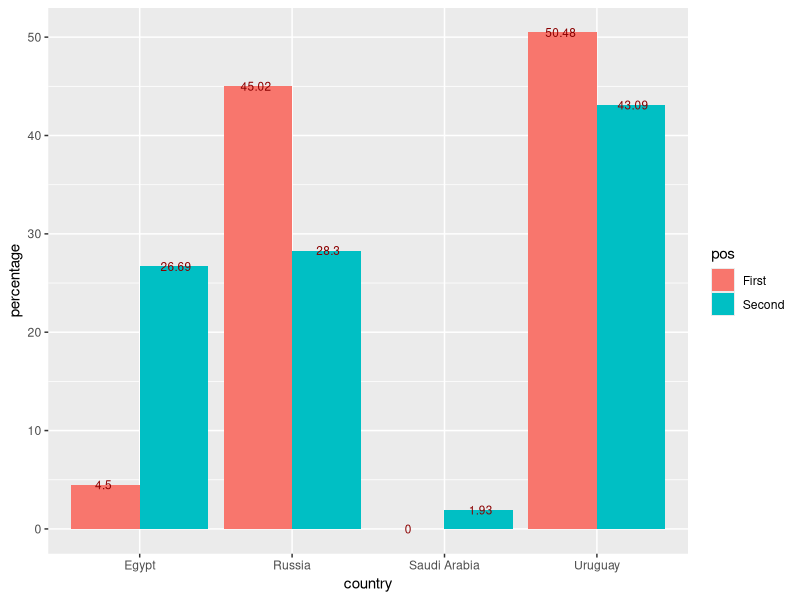
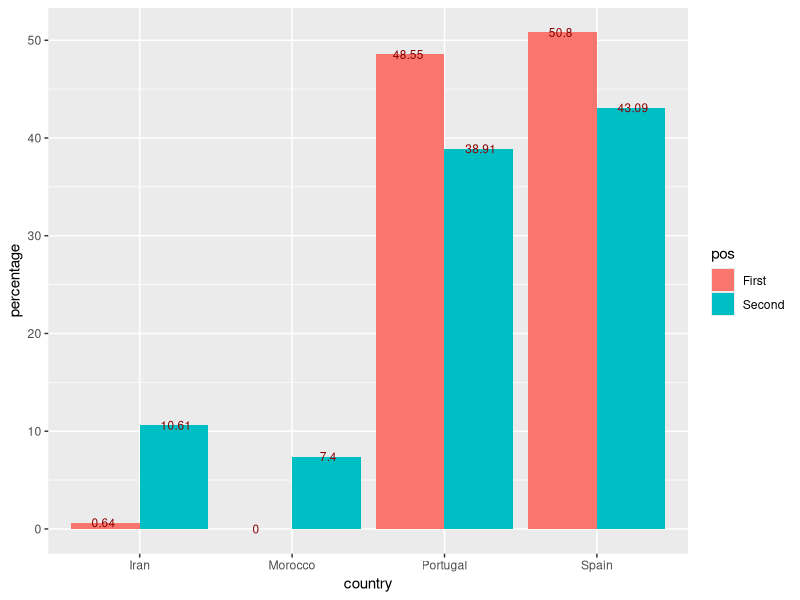
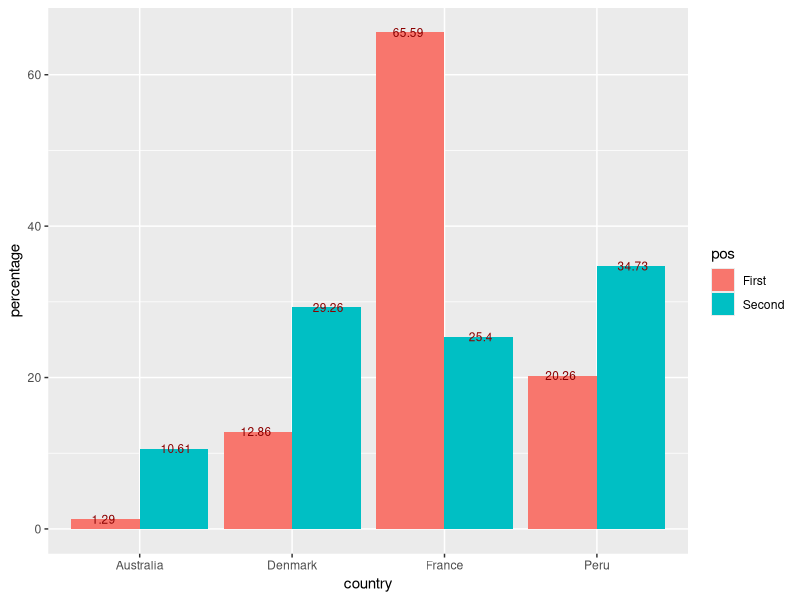
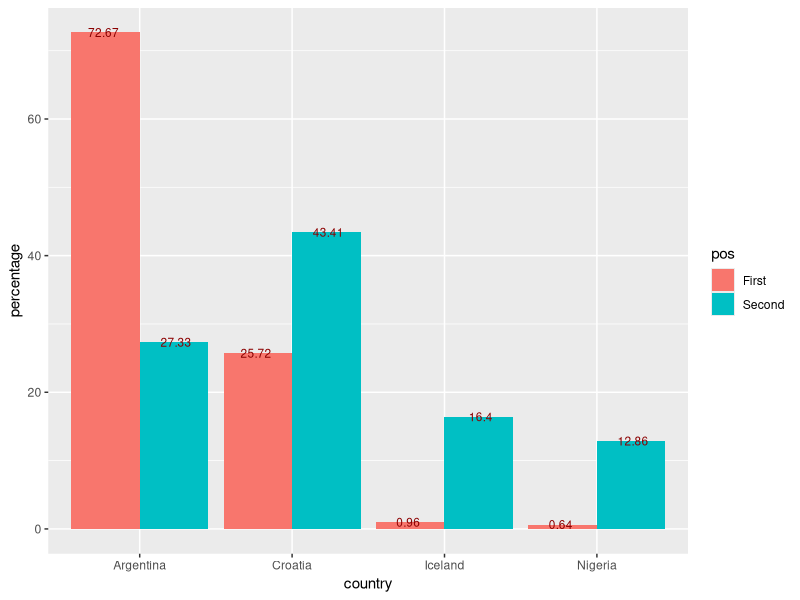
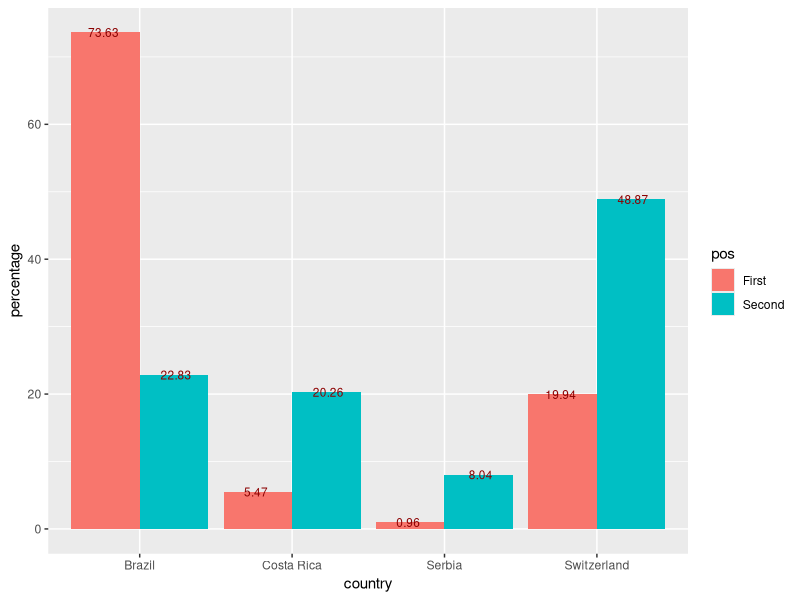
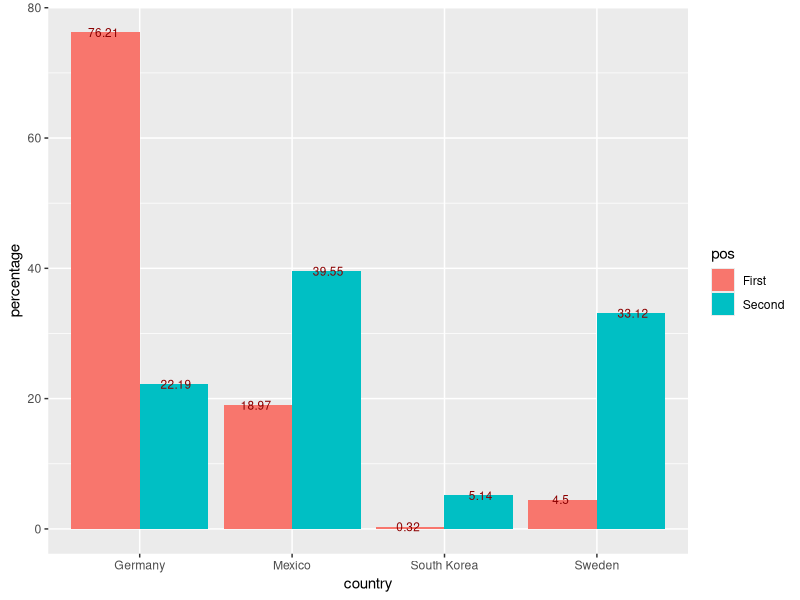
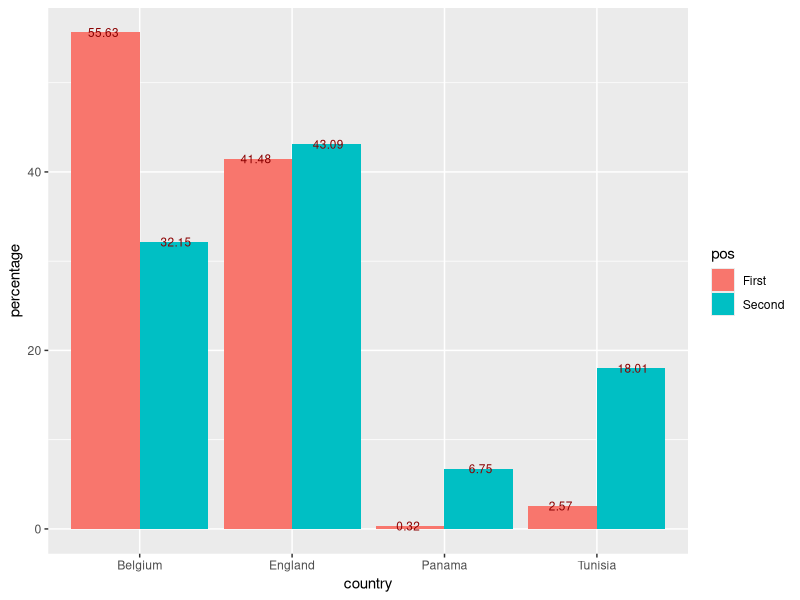
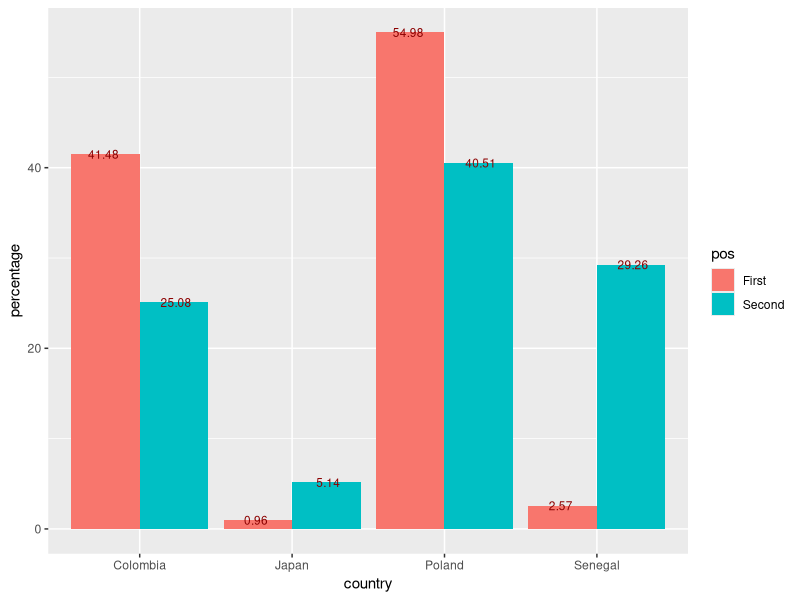

Generate these figures, in order, with R:
## ---- chunk 1
pkg_list = c("ggplot2", "stringr", "rvest", "tidyr", "dplyr", "base","scales","plyr", "reshape2")
mia_pkgs = pkg_list[!(pkg_list %in% installed.packages()[,"Package"])]
if(length(mia_pkgs) > 0) install.packages(mia_pkgs)
loaded_pkgs = lapply(pkg_list, require, character.only=TRUE)
## ---- chunk 2
kophase = read.csv("ko.csv")
#kophase
## ---- chunk 3
advrus1   = round(length(kophase$teamA1[which(kophase$teamA1 == "Russia")]) / (length(kophase$teamA1)), 4)*100
advuru1   = round(length(kophase$teamA1[which(kophase$teamA1 == "Uruguay")]) / (length(kophase$teamA1)),4)*100 
advegy1   = round(length(kophase$teamA1[which(kophase$teamA1 == "Egypt")]) / (length(kophase$teamA1)),4)*100 
advksa1   = round(length(kophase$teamA1[which(kophase$teamA1 == "Saudi Arabia")]) / (length(kophase$teamA1)),4)*100 

advrus2   = round(length(kophase$teamA2[which(kophase$teamA2 == "Russia")]) / (length(kophase$teamA1)),4)*100 
advuru2   = round(length(kophase$teamA2[which(kophase$teamA2 == "Uruguay")]) / (length(kophase$teamA1)),4)*100 
advegy2   = round(length(kophase$teamA2[which(kophase$teamA2 == "Egypt")]) / (length(kophase$teamA1)),4)*100  
advksa2   = round(length(kophase$teamA2[which(kophase$teamA2 == "Saudi Arabia")]) / (length(kophase$teamA1)),4)*100 

gadata  = data.frame(
        pos        = rep(c("First", "Second"), each=4),
        country    = rep(c("Egypt", "Russia", "Saudi Arabia", "Uruguay"),2),
        percentage = c(advegy1, advrus1, advksa1, advuru1, advegy2, advrus2, advksa2, advuru2))

ggplot(data = gadata, aes(x = country, y = percentage, fill = pos)) + 
    geom_bar(stat = "identity", position=position_dodge()) +  
    geom_text(aes(label = percentage), position = position_dodge(0.95), vjust=0.5, color = "darkred", size = 3)

## ---- chunk 4
advpor1   = round(length(kophase$teamB1[which(kophase$teamB1 == "Portugal")])/ (length(kophase$teamB1)), 4)*100
advesp1   = round(length(kophase$teamB1[which(kophase$teamB1 == "Spain")])/ (length(kophase$teamB1)), 4)*100
advmar1   = round(length(kophase$teamB1[which(kophase$teamB1 == "Morocco")])/ (length(kophase$teamB1)), 4)*100
adviri1   = round(length(kophase$teamB1[which(kophase$teamB1 == "Iran")])/ (length(kophase$teamB1)), 4)*100

advpor2   = round(length(kophase$teamB1[which(kophase$teamB2 == "Portugal")])/ (length(kophase$teamB2)), 4)*100
advesp2   = round(length(kophase$teamB1[which(kophase$teamB2 == "Spain")])/ (length(kophase$teamB2)), 4)*100
advmar2   = round(length(kophase$teamB1[which(kophase$teamB2 == "Morocco")])/ (length(kophase$teamB2)), 4)*100
adviri2   = round(length(kophase$teamB1[which(kophase$teamB2 == "Iran")])/ (length(kophase$teamB2)), 4)*100

gbdata  = data.frame(
        pos        = rep(c("First", "Second"), each=4),
        country    = rep(c("Portugal", "Spain", "Morocco", "Iran"),2),
        percentage = c(advpor1, advesp1, advmar1, adviri1, advpor2, advesp2, advmar2, adviri2))

ggplot(data = gbdata, aes(x = country, y = percentage, fill = pos)) + 
    geom_bar(stat = "identity", position=position_dodge()) +  
    geom_text(aes(label = percentage), position = position_dodge(0.95), vjust=0.5, color = "darkred", size = 3)
## ---- chunk 5
advfra1   = round(length(kophase$teamC1[which(kophase$teamC1 == "France")])/ (length(kophase$teamC1)), 4)*100
advper1   = round(length(kophase$teamC1[which(kophase$teamC1 == "Peru")])/ (length(kophase$teamC1)), 4)*100
advdan1   = round(length(kophase$teamC1[which(kophase$teamC1 == "Denmark")])/ (length(kophase$teamC1)), 4)*100
advaus1   = round(length(kophase$teamC1[which(kophase$teamC1 == "Australia")])/ (length(kophase$teamC1)), 4)*100

advfra2   = round(length(kophase$teamC2[which(kophase$teamC2 == "France")])/ (length(kophase$teamC2_gs)), 4)*100
advper2   = round(length(kophase$teamC2[which(kophase$teamC2 == "Peru")])/ (length(kophase$teamC2_gs)), 4)*100
advdan2   = round(length(kophase$teamC2[which(kophase$teamC2 == "Denmark")])/ (length(kophase$teamC2_gs)), 4)*100
advaus2   = round(length(kophase$teamC2[which(kophase$teamC2 == "Australia")])/ (length(kophase$teamC2_gs)), 4)*100

gcdata  = data.frame(
        pos        = rep(c("First", "Second"), each=4),
        country    = rep(c("France", "Peru", "Denmark", "Australia"),2),
        percentage = c(advfra1, advper1, advdan1, advaus1, advfra2, advper2, advdan2, advaus2))

ggplot(data = gcdata, aes(x = country, y = percentage, fill = pos)) + 
    geom_bar(stat = "identity", position=position_dodge()) +  
    geom_text(aes(label = percentage), position = position_dodge(0.95), vjust=0.5, color = "darkred", size = 3)

## ---- chunk 6
advarg1   = round(length(kophase$teamD1[which(kophase$teamD1 == "Argentina")])/ (length(kophase$teamD1_gs)), 4)*100
advice1   = round(length(kophase$teamD1[which(kophase$teamD1 == "Iceland")])/(length(kophase$teamD1_gs)), 4)*100
advcro1   = round(length(kophase$teamD1[which(kophase$teamD1 == "Croatia")])/(length(kophase$teamD1_gs)), 4)*100
advnga1   = round(length(kophase$teamD1[which(kophase$teamD1 == "Nigeria")])/(length(kophase$teamD1_gs)), 4)*100

advarg2   = round(length(kophase$teamD2[which(kophase$teamD2 == "Argentina")])/ (length(kophase$teamD2_gs)), 4)*100
advice2   = round(length(kophase$teamD2[which(kophase$teamD2 == "Iceland")])/ (length(kophase$teamD2_gs)), 4)*100
advcro2   = round(length(kophase$teamD2[which(kophase$teamD2 == "Croatia")])/ (length(kophase$teamD2_gs)), 4)*100
advnga2   = round(length(kophase$teamD2[which(kophase$teamD2 == "Nigeria")])/ (length(kophase$teamD2_gs)), 4)*100

gddata  = data.frame(
        pos        = rep(c("First", "Second"), each=4),
        country    = rep(c("Argentina", "Iceland", "Croatia", "Nigeria"),2),
        percentage = c(advarg1, advice1, advcro1, advnga1, advarg2, advice2, advcro2, advnga2))

ggplot(data = gddata, aes(x = country, y = percentage, fill = pos)) + 
    geom_bar(stat = "identity", position=position_dodge()) +  
    geom_text(aes(label = percentage), position = position_dodge(0.95), vjust=0.5, color = "darkred", size = 3)

## ---- chunk 7
advbra1   = round(length(kophase$teamE1[which(kophase$teamE1 == "Brazil")])/ (length(kophase$teamE1_gs)), 4)*100
advswi1   = round(length(kophase$teamE1[which(kophase$teamE1 == "Switzerland")])/ (length(kophase$teamE1_gs)), 4)*100
advcri1   = round(length(kophase$teamE1[which(kophase$teamE1 == "Costa Rica")])/ (length(kophase$teamE1_gs)), 4)*100
advsrb1   = round(length(kophase$teamE1[which(kophase$teamE1 == "Serbia")])/ (length(kophase$teamE1_gs)), 4)*100

advbra2   = round(length(kophase$teamE2[which(kophase$teamE2 == "Brazil")])/ (length(kophase$teamE2_gs)), 4)*100
advswi2   = round(length(kophase$teamE2[which(kophase$teamE2 == "Switzerland")])/ (length(kophase$teamE2_gs)), 4)*100
advcri2   = round(length(kophase$teamE2[which(kophase$teamE2 == "Costa Rica")])/ (length(kophase$teamE2_gs)), 4)*100
advsrb2   = round(length(kophase$teamE2[which(kophase$teamE2 == "Serbia")])/ (length(kophase$teamE2_gs)), 4)*100

gedata  = data.frame(
        pos        = rep(c("First", "Second"), each=4),
        country    = rep(c("Brazil", "Switzerland", "Costa Rica", "Serbia"),2),
        percentage = c(advbra1, advswi1, advcri1, advsrb1, advbra2, advswi2,  advcri2, advsrb2))

ggplot(data = gedata, aes(x = country, y = percentage, fill = pos)) + 
    geom_bar(stat = "identity", position=position_dodge()) +  
    geom_text(aes(label = percentage), position = position_dodge(0.95), vjust=0.5, color = "darkred", size = 3)

## ---- chunk 8
advger1   = round(length(kophase$teamF1[which(kophase$teamF1 == "Germany")])/ (length(kophase$teamF1_gs)), 4)*100
advmex1   = round(length(kophase$teamF1[which(kophase$teamF1 == "Mexico")])/ (length(kophase$teamF1_gs)), 4)*100
advswe1   = round(length(kophase$teamF1[which(kophase$teamF1 == "Sweden")])/ (length(kophase$teamF1_gs)), 4)*100
advkor1   = round(length(kophase$teamF1[which(kophase$teamF1 == "South Korea")])/ (length(kophase$teamF1_gs)), 4)*100

advger2   = round(length(kophase$teamF2[which(kophase$teamF2 == "Germany")])/ (length(kophase$teamF2_gs)), 4)*100
advmex2   = round(length(kophase$teamF2[which(kophase$teamF2 == "Mexico")])/ (length(kophase$teamF2_gs)), 4)*100
advswe2   = round(length(kophase$teamF2[which(kophase$teamF2 == "Sweden")])/ (length(kophase$teamF2_gs)), 4)*100
advkor2   = round(length(kophase$teamF2[which(kophase$teamF2 == "South Korea")])/ (length(kophase$teamF2_gs)), 4)*100

gfdata  = data.frame(
        pos        = rep(c("First", "Second"), each=4),
        country    = rep(c("Germany", "Mexico", "Sweden", "South Korea"),2),
        percentage = c(advger1, advmex1, advswe1, advkor1, advger2, advmex2, advswe2, advkor2))

ggplot(data = gfdata, aes(x = country, y = percentage, fill = pos)) + 
    geom_bar(stat = "identity", position=position_dodge()) +  
    geom_text(aes(label = percentage), position = position_dodge(0.95), vjust=0.5, color = "darkred", size = 3)

## ---- chunk 9
advbel1   = round(length(kophase$teamG1[which(kophase$teamG1 == "Belgium")])/ (length(kophase$teamG1_gs)), 4)*100
adveng1   = round(length(kophase$teamG1[which(kophase$teamG1 == "England")])/ (length(kophase$teamG1_gs)), 4)*100
advtun1   = round(length(kophase$teamG1[which(kophase$teamG1 == "Tunisia")])/ (length(kophase$teamG1_gs)), 4)*100
advpan1   = round(length(kophase$teamG1[which(kophase$teamG1 == "Panama")])/ (length(kophase$teamG1_gs)), 4)*100

advbel2   = round(length(kophase$teamG2[which(kophase$teamG2 == "Belgium")])/ (length(kophase$teamG2_gs)), 4)*100
adveng2   = round(length(kophase$teamG2[which(kophase$teamG2 == "England")])/ (length(kophase$teamG2_gs)), 4)*100
advtun2   = round(length(kophase$teamG2[which(kophase$teamG2 == "Tunisia")])/ (length(kophase$teamG2_gs)), 4)*100
advpan2   = round(length(kophase$teamG2[which(kophase$teamG2 == "Panama")])/ (length(kophase$teamG2_gs)), 4)*100

ggdata  = data.frame(
        pos        = rep(c("First", "Second"), each=4),
        country    = rep(c("Belgium", "England", "Tunisia", "Panama"),2),
        percentage = c(advbel1, adveng1, advtun1, advpan1, advbel2, adveng2, advtun2, advpan2))

ggplot(data = ggdata, aes(x = country, y = percentage, fill = pos)) + 
    geom_bar(stat = "identity", position=position_dodge()) +  
    geom_text(aes(label = percentage), position = position_dodge(0.95), vjust=0.5, color = "darkred", size = 3)

## ---- chunk 10
advpol1   = round(length(kophase$teamH1[which(kophase$teamH1 == "Poland")])/ (length(kophase$teamH1_gs)), 4)*100
advsen1   = round(length(kophase$teamH1[which(kophase$teamH1 == "Colombia")])/ (length(kophase$teamH1_gs)), 4)*100
advcol1   = round(length(kophase$teamH1[which(kophase$teamH1 == "Senegal")])/ (length(kophase$teamH1_gs)), 4)*100
advjpn1   = round(length(kophase$teamH1[which(kophase$teamH1 == "Japan")])/ (length(kophase$teamH1_gs)), 4)*100

advpol2   = round(length(kophase$teamH2[which(kophase$teamH2 == "Poland")])/ (length(kophase$teamH2_gs)), 4)*100
advsen2   = round(length(kophase$teamH2[which(kophase$teamH2 == "Colombia")])/ (length(kophase$teamH2_gs)), 4)*100
advcol2   = round(length(kophase$teamH2[which(kophase$teamH2 == "Senegal")])/ (length(kophase$teamH2_gs)), 4)*100
advjpn2   = round(length(kophase$teamH2[which(kophase$teamH2 == "Japan")])/ (length(kophase$teamH2_gs)), 4)*100

ghdata  = data.frame(
        pos        = rep(c("First", "Second"), each=4),
        country    = rep(c("Poland", "Colombia", "Senegal", "Japan"),2),
        percentage = c(advpol1, advsen1, advcol1, advjpn1, advpol2, advsen2, advcol2, advjpn2))

ggplot(data = ghdata, aes(x = country, y = percentage, fill = pos)) + 
    geom_bar(stat = "identity", position=position_dodge()) +  
    geom_text(aes(label = percentage), position = position_dodge(0.95), vjust=0.5, color = "darkred", size = 3)

